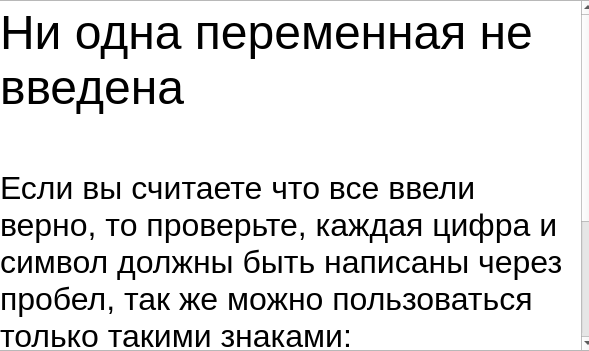
<?xml version="1.0" encoding="UTF-8"?>
<ui version="4.0">
 <class>Form</class>
 <widget class="QWidget" name="Form">
  <property name="geometry">
   <rect>
    <x>0</x>
    <y>0</y>
    <width>589</width>
    <height>351</height>
   </rect>
  </property>
  <property name="windowTitle">
   <string>Form</string>
  </property>
  <widget class="QTextBrowser" name="textBrowser">
   <property name="geometry">
    <rect>
     <x>-5</x>
     <y>0</y>
     <width>601</width>
     <height>351</height>
    </rect>
   </property>
   <property name="html">
    <string>&lt;!DOCTYPE HTML PUBLIC &quot;-//W3C//DTD HTML 4.0//EN&quot; &quot;http://www.w3.org/TR/REC-html40/strict.dtd&quot;&gt;
&lt;html&gt;&lt;head&gt;&lt;meta name=&quot;qrichtext&quot; content=&quot;1&quot; /&gt;&lt;style type=&quot;text/css&quot;&gt;
p, li { white-space: pre-wrap; }
&lt;/style&gt;&lt;/head&gt;&lt;body style=&quot; font-family:'.AppleSystemUIFont'; font-size:13pt; font-weight:400; font-style:normal;&quot;&gt;
&lt;p style=&quot; margin-top:0px; margin-bottom:0px; margin-left:0px; margin-right:0px; -qt-block-indent:0; text-indent:0px;&quot;&gt;&lt;span style=&quot; font-size:36pt;&quot;&gt;Ни одна переменная не введена&lt;/span&gt;&lt;/p&gt;
&lt;p style=&quot;-qt-paragraph-type:empty; margin-top:0px; margin-bottom:0px; margin-left:0px; margin-right:0px; -qt-block-indent:0; text-indent:0px; font-size:36pt;&quot;&gt;&lt;br /&gt;&lt;/p&gt;
&lt;p style=&quot; margin-top:0px; margin-bottom:0px; margin-left:0px; margin-right:0px; -qt-block-indent:0; text-indent:0px;&quot;&gt;&lt;span style=&quot; font-size:24pt;&quot;&gt;Если вы считаете что все ввели верно, то проверьте, каждая цифра и символ должны быть написаны через пробел, так же можно пользоваться только такими знаками: &lt;/span&gt;&lt;/p&gt;
&lt;p style=&quot; margin-top:0px; margin-bottom:0px; margin-left:0px; margin-right:0px; -qt-block-indent:0; text-indent:0px;&quot;&gt;&lt;span style=&quot; font-size:24pt;&quot;&gt;- разность&lt;/span&gt;&lt;/p&gt;
&lt;p style=&quot; margin-top:0px; margin-bottom:0px; margin-left:0px; margin-right:0px; -qt-block-indent:0; text-indent:0px;&quot;&gt;&lt;span style=&quot; font-size:24pt;&quot;&gt;+ сложение&lt;/span&gt;&lt;/p&gt;
&lt;p style=&quot; margin-top:0px; margin-bottom:0px; margin-left:0px; margin-right:0px; -qt-block-indent:0; text-indent:0px;&quot;&gt;&lt;span style=&quot; font-size:24pt;&quot;&gt;/ деление&lt;/span&gt;&lt;/p&gt;
&lt;p style=&quot; margin-top:0px; margin-bottom:0px; margin-left:0px; margin-right:0px; -qt-block-indent:0; text-indent:0px;&quot;&gt;&lt;span style=&quot; font-size:24pt;&quot;&gt;* умножение&lt;/span&gt;&lt;/p&gt;
&lt;p style=&quot; margin-top:0px; margin-bottom:0px; margin-left:0px; margin-right:0px; -qt-block-indent:0; text-indent:0px;&quot;&gt;&lt;span style=&quot; font-size:24pt;&quot;&gt;ПРИМЕР: 1 - 2 / m + 6&lt;/span&gt;&lt;/p&gt;&lt;/body&gt;&lt;/html&gt;</string>
   </property>
  </widget>
 </widget>
 <resources/>
 <connections/>
</ui>
